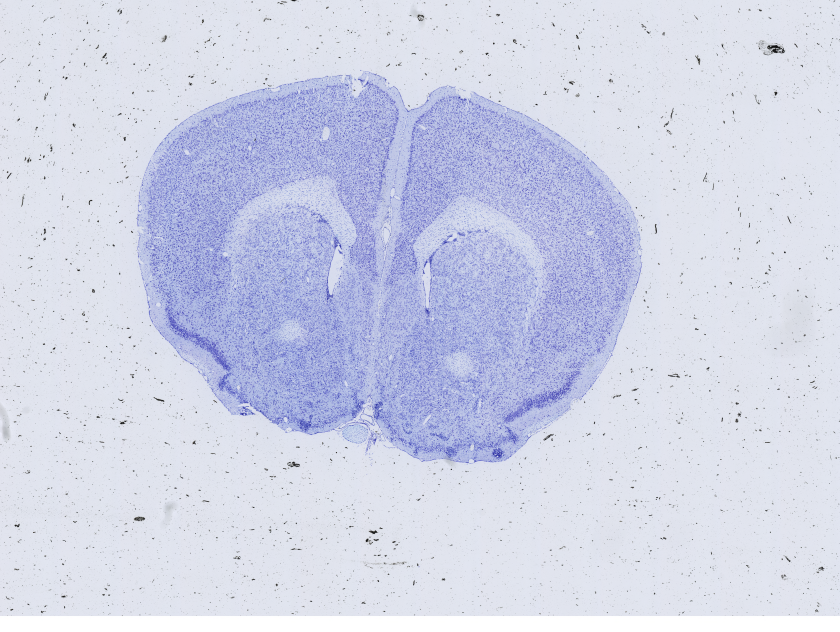
#> input picture sub-MD787_sample-1-0454_ce-nissl_BF.png, 840 x 632 px
$ jupyter execute 'MM Image Registration Tutorial (1).ipynb'   (shell and % lines are left out)
#> lines starting #> are read from the running program, lines starting #| are printed output that depends on the picture; after the words box and inside, x2 and y2 are one past the last pixel; in counts of white or black regions, pixels touching at a corner belong together
[cell 1]
import numpy as np
import scipy
import matplotlib.pyplot as plt
from scipy.interpolate import interpn
from scipy.sparse import diags
import time
import skimage.measure

[cell 2]
# Preprocessing of images: background should be dark. Downsampling if necessary.
Image1=plt.imread('sub-MD787_sample-1-0454_ce-nissl_BF.png')
#> Image1 is the input picture: shape (632, 840, 4) float32; mean R, G, B, A 0.815, 0.833, 0.912, 1
Image1 = np.mean(Image1[...,:3],-1)
#> Image1: shape (632, 840) float32
ind = Image1>0.95
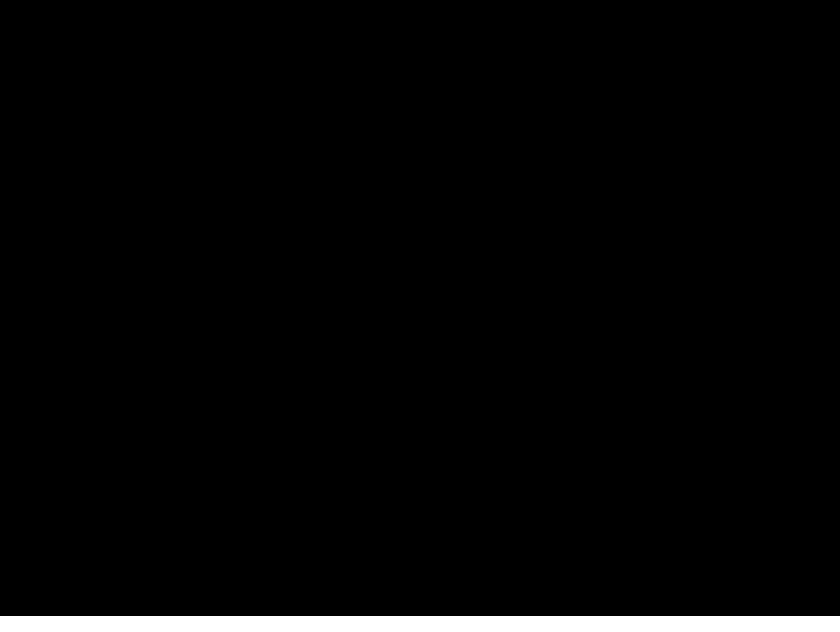
#> ind: shape (632, 840) bool; 2.5% white; 1 white region, box (x1, y1, x2, y2) and area: (0, 616, 840, 632) 13440
ind = np.prod(ind,1)==0
Image1 = Image1[ind]
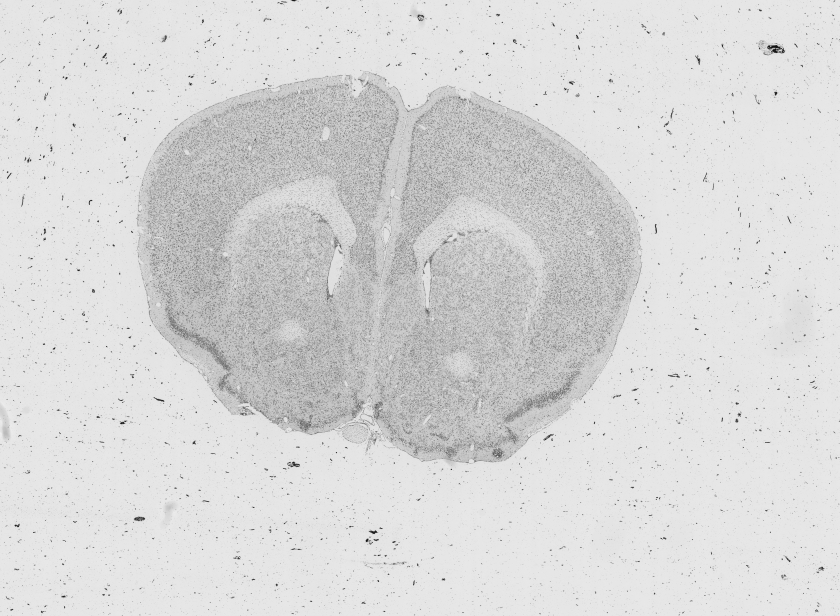
#> Image1: shape (616, 840) float32; min 0.0601, max 0.937, mean 0.85
Image1=np.quantile(Image1,0.99)-Image1
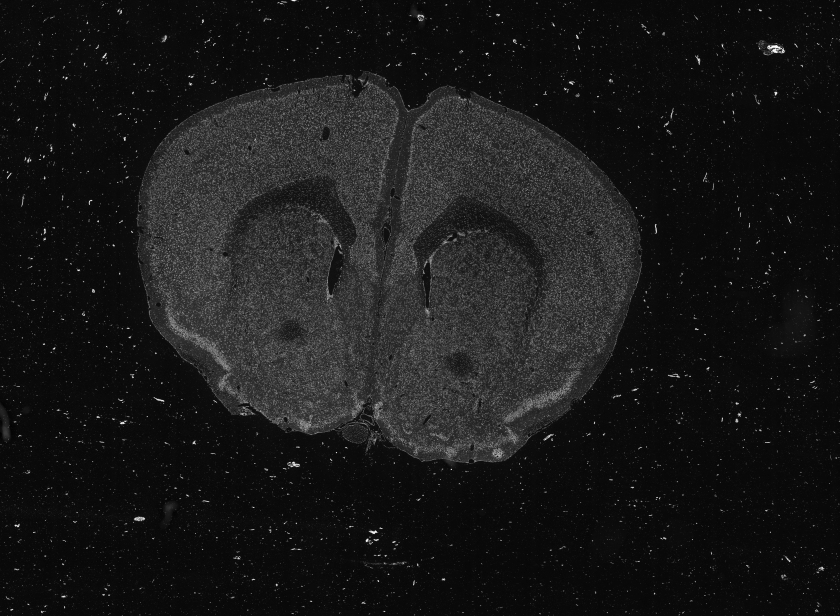
#> Image1: shape (616, 840) float32; min -0.0301, max 0.847, mean 0.0571; drawn with min black and max white
Image1 = skimage.measure.block_reduce(Image1, (3,3), np.mean)
#> Image1: shape (206, 280) float32
Image1.shape
#> Out = (206, 280)

[cell 3]
# Preprocessing of images: background should be dark. Downsampling if necessary.
Image0=plt.imread('sub-MD787_sample-1-0457_ce-nissl_BF.png')
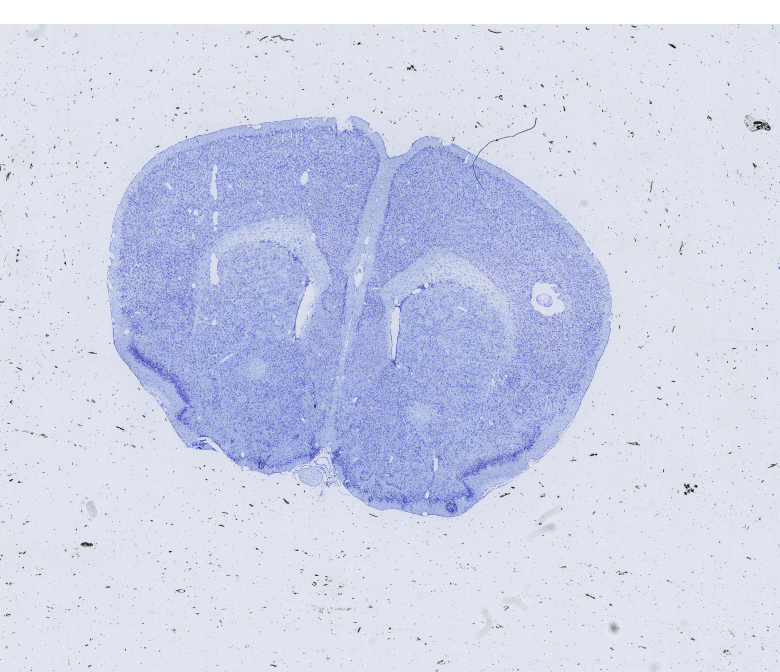
#> input picture sub-MD787_sample-1-0457_ce-nissl_BF.png, 780 x 672 px
#> Image0 is the input picture: shape (672, 780, 4) float32; mean R, G, B, A 0.807, 0.83, 0.912, 1
Image0 = np.mean(Image0[...,:3],-1)
#> Image0: shape (672, 780) float32
ind = Image0>0.95
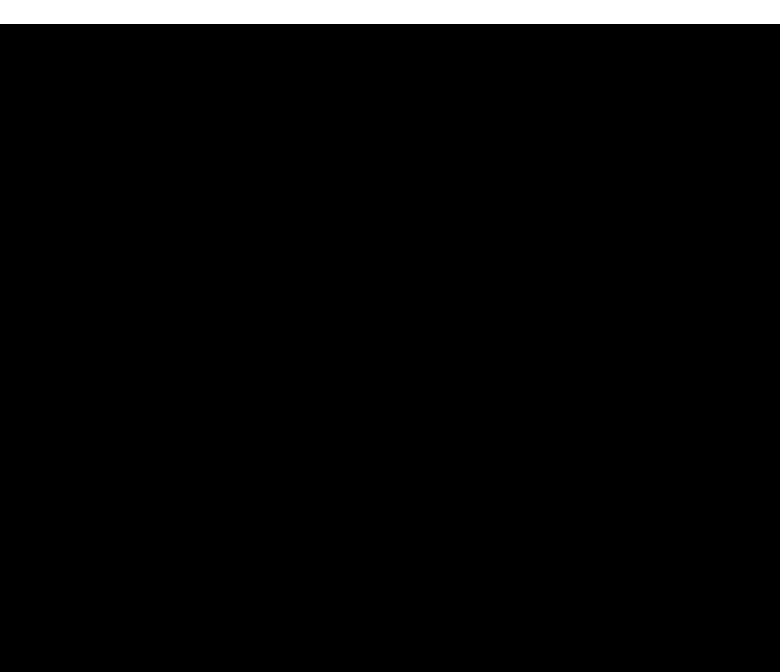
#> ind: shape (672, 780) bool; 3.6% white; 1 white region, box (x1, y1, x2, y2) and area: (0, 0, 780, 24) 18720
ind = np.prod(ind,1)==0
Image0 = Image0[ind]
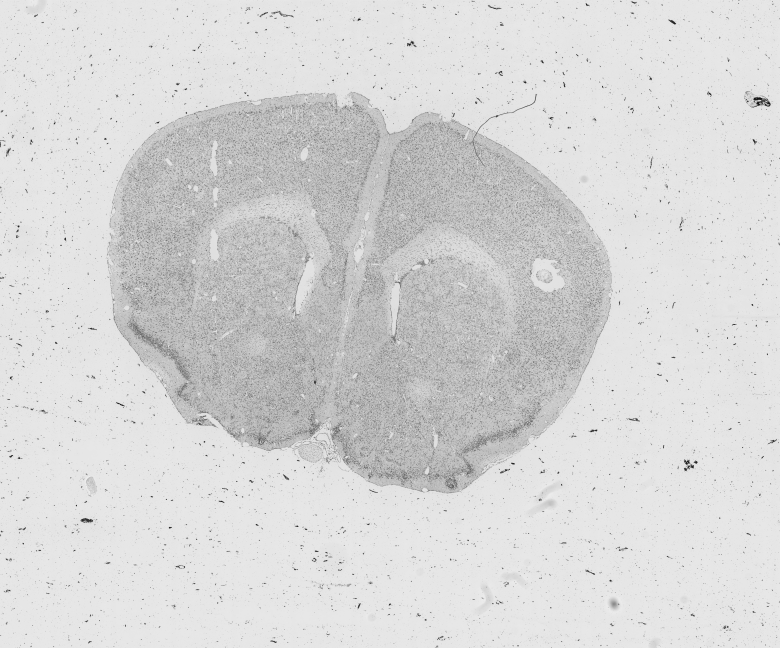
#> Image0: shape (648, 780) float32; min 0.0771, max 0.939, mean 0.845
Image0=np.quantile(Image0,0.99)-Image0
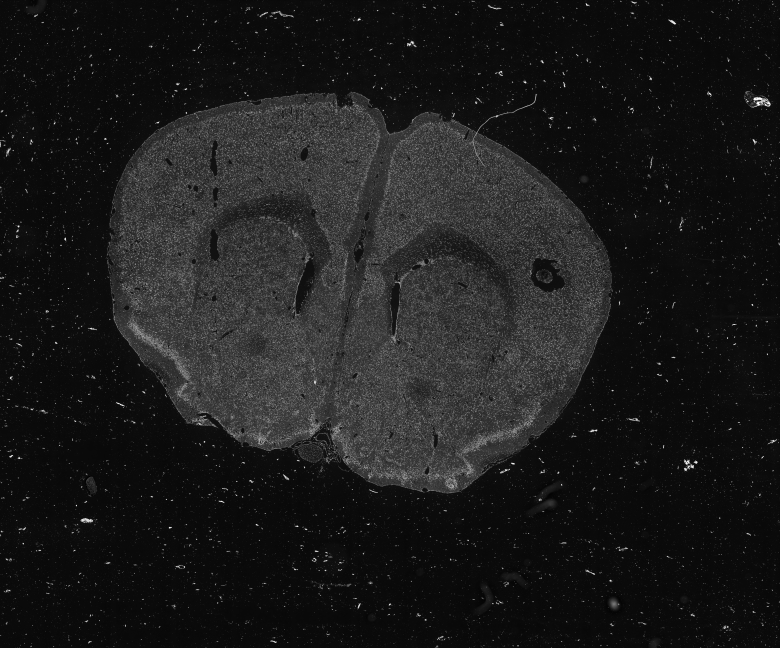
#> Image0: shape (648, 780) float32; min -0.0314, max 0.83, mean 0.0626; drawn with min black and max white
Image0 = skimage.measure.block_reduce(Image0, (3,3), np.mean)
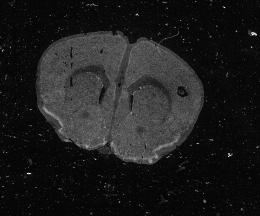
#> Image0: shape (216, 260) float32; min -0.0126, max 0.629, mean 0.0626; drawn with min black and max white
Image0.shape
#> Out = (216, 260)
